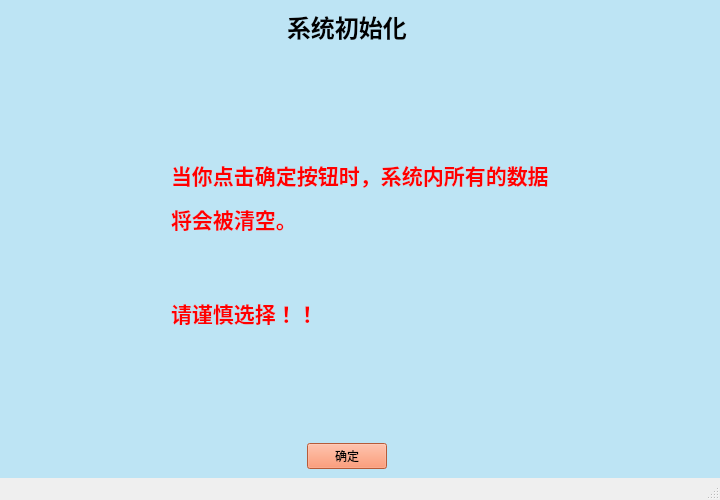
<?xml version="1.0" encoding="UTF-8"?>
<ui version="4.0">
 <class>PFIVE</class>
 <widget class="QMainWindow" name="PFIVE">
  <property name="geometry">
   <rect>
    <x>0</x>
    <y>0</y>
    <width>720</width>
    <height>500</height>
   </rect>
  </property>
  <property name="minimumSize">
   <size>
    <width>720</width>
    <height>500</height>
   </size>
  </property>
  <property name="windowTitle">
   <string>系统初始化</string>
  </property>
  <property name="windowIcon">
   <iconset resource="../../../Documents/de/photos.qrc">
    <normaloff>:/build-de-Desktop_Qt_5_12_2_MinGW_64_bit-Debug/11.jpg</normaloff>:/build-de-Desktop_Qt_5_12_2_MinGW_64_bit-Debug/11.jpg</iconset>
  </property>
  <widget class="QWidget" name="centralwidget">
   <property name="styleSheet">
    <string notr="true">background-color: #bde4f4;</string>
   </property>
   <layout class="QGridLayout" name="gridLayout_2">
    <item row="0" column="0">
     <layout class="QGridLayout" name="gridLayout">
      <item row="0" column="0">
       <layout class="QHBoxLayout" name="horizontalLayout_2">
        <item>
         <spacer name="horizontalSpacer_3">
          <property name="orientation">
           <enum>Qt::Horizontal</enum>
          </property>
          <property name="sizeHint" stdset="0">
           <size>
            <width>40</width>
            <height>20</height>
           </size>
          </property>
         </spacer>
        </item>
        <item>
         <widget class="QLabel" name="label">
          <property name="text">
           <string>&lt;html&gt;&lt;head/&gt;&lt;body&gt;&lt;p&gt;&lt;span style=&quot; font-size:18pt; font-weight:600; color:#000000;&quot;&gt;系统初始化&lt;/span&gt;&lt;/p&gt;&lt;/body&gt;&lt;/html&gt;</string>
          </property>
         </widget>
        </item>
        <item>
         <spacer name="horizontalSpacer_4">
          <property name="orientation">
           <enum>Qt::Horizontal</enum>
          </property>
          <property name="sizeHint" stdset="0">
           <size>
            <width>40</width>
            <height>20</height>
           </size>
          </property>
         </spacer>
        </item>
       </layout>
      </item>
      <item row="1" column="1">
       <spacer name="verticalSpacer">
        <property name="orientation">
         <enum>Qt::Vertical</enum>
        </property>
        <property name="sizeHint" stdset="0">
         <size>
          <width>20</width>
          <height>40</height>
         </size>
        </property>
       </spacer>
      </item>
      <item row="2" column="0" colspan="2">
       <layout class="QHBoxLayout" name="horizontalLayout_3">
        <item>
         <spacer name="horizontalSpacer_5">
          <property name="orientation">
           <enum>Qt::Horizontal</enum>
          </property>
          <property name="sizeHint" stdset="0">
           <size>
            <width>40</width>
            <height>20</height>
           </size>
          </property>
         </spacer>
        </item>
        <item>
         <widget class="QLabel" name="label_2">
          <property name="text">
           <string>&lt;html&gt;&lt;head/&gt;&lt;body&gt;&lt;p&gt;&lt;span style=&quot; font-size:16pt; font-weight:600; color:#ff0000;&quot;&gt;当你点击确定按钮时，系统内所有的数据&lt;/span&gt;&lt;/p&gt;&lt;p&gt;&lt;span style=&quot; font-size:16pt; font-weight:600; color:#ff0000;&quot;&gt;将会被清空。&lt;/span&gt;&lt;/p&gt;&lt;p&gt;&lt;span style=&quot; font-size:16pt;&quot;&gt;&lt;br/&gt;&lt;/span&gt;&lt;/p&gt;&lt;p&gt;&lt;span style=&quot; font-size:16pt; font-weight:600; color:#ff0000;&quot;&gt;请谨慎选择！！&lt;/span&gt;&lt;/p&gt;&lt;/body&gt;&lt;/html&gt;</string>
          </property>
         </widget>
        </item>
        <item>
         <spacer name="horizontalSpacer_6">
          <property name="orientation">
           <enum>Qt::Horizontal</enum>
          </property>
          <property name="sizeHint" stdset="0">
           <size>
            <width>40</width>
            <height>20</height>
           </size>
          </property>
         </spacer>
        </item>
       </layout>
      </item>
      <item row="3" column="1">
       <spacer name="verticalSpacer_2">
        <property name="orientation">
         <enum>Qt::Vertical</enum>
        </property>
        <property name="sizeHint" stdset="0">
         <size>
          <width>20</width>
          <height>40</height>
         </size>
        </property>
       </spacer>
      </item>
      <item row="4" column="0">
       <layout class="QHBoxLayout" name="horizontalLayout">
        <item>
         <spacer name="horizontalSpacer">
          <property name="orientation">
           <enum>Qt::Horizontal</enum>
          </property>
          <property name="sizeHint" stdset="0">
           <size>
            <width>40</width>
            <height>20</height>
           </size>
          </property>
         </spacer>
        </item>
        <item>
         <widget class="QPushButton" name="pushButton">
          <property name="styleSheet">
           <string notr="true">background-color: #ff7f50;</string>
          </property>
          <property name="text">
           <string>确定</string>
          </property>
         </widget>
        </item>
        <item>
         <spacer name="horizontalSpacer_2">
          <property name="orientation">
           <enum>Qt::Horizontal</enum>
          </property>
          <property name="sizeHint" stdset="0">
           <size>
            <width>40</width>
            <height>20</height>
           </size>
          </property>
         </spacer>
        </item>
       </layout>
      </item>
     </layout>
    </item>
   </layout>
  </widget>
  <widget class="QMenuBar" name="menubar">
   <property name="geometry">
    <rect>
     <x>0</x>
     <y>0</y>
     <width>720</width>
     <height>21</height>
    </rect>
   </property>
  </widget>
  <widget class="QStatusBar" name="statusbar"/>
 </widget>
 <resources>
  <include location="../../../Documents/de/photos.qrc"/>
 </resources>
 <connections/>
</ui>
